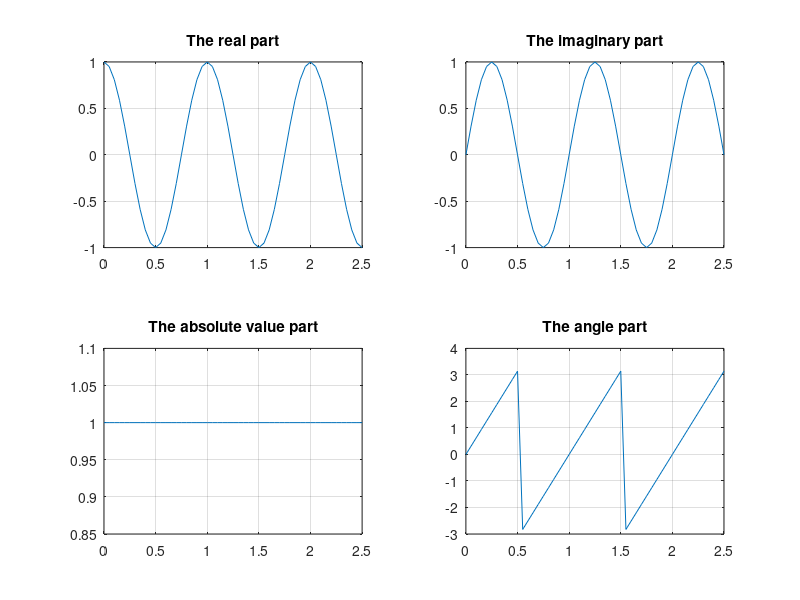

MATLAB code for this plot:
t=0:0.05:2.5
x=exp(1j*2*pi*t)
subplot(2,2,1)
plot(t,real(x))
grid on
title('The real part')
subplot(2,2,2)
plot(t,imag(x))
grid on
title('The imaginary part')
subplot(2,2,3)
plot(t,abs(x))
grid on
title('The absolute value part')
subplot(2,2,4)
plot(t,angle(x))
grid on
title('The angle part')